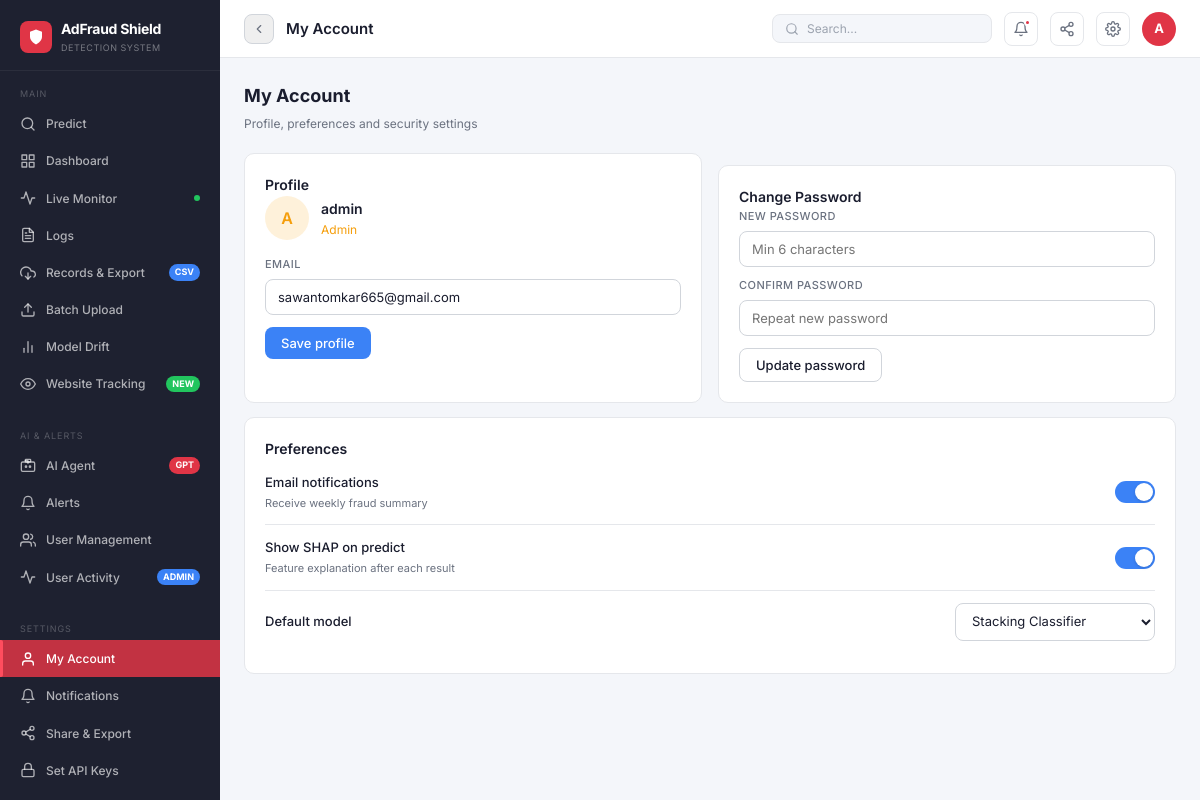
Page /account (signed in) on the committed database.
### app.py (models this page shows, shortened)
class User(UserMixin, db.Model):
    id       = db.Column(db.Integer, primary_key=True)
    username = db.Column(db.String(80), unique=True, nullable=False)
    password = db.Column(db.String(200), nullable=False)
    role     = db.Column(db.String(20), default='user')
    email    = db.Column(db.String(120), default='')
    created  = db.Column(db.String(40), default=lambda: datetime.now().strftime('%Y-%m-%d %H:%M'))

### app.py (the view, shortened to what this page needs)
@app.route('/account', methods=['GET','POST'])
@login_required
def account():
    return render_template('account.html')

### app.py (called while the page is built)
@login_manager.user_loader
def load_user(uid): return User.query.get(int(uid))

### templates/account.html (shortened to what this page needs)
{% extends "base.html" %}
{% block content %}
<div class="page-hdr">
  <div><div class="page-title">My Account</div><div class="page-sub">Profile, preferences and security settings</div></div>
</div>
<div class="two-col">
  <div class="card">
    <div class="card-title">Profile</div>
    <div style="display:flex;align-items:center;gap:12px;margin-bottom:16px;">
      <div style="width:44px;height:44px;border-radius:50%;background:{% if current_user.role=='admin' %}rgba(245,158,11,.15){% else %}rgba(59,130,246,.15){% endif %};display:flex;align-items:center;justify-content:center;font-size:16px;font-weight:600;color:{% if current_user.role=='admin' %}var(--amb){% else %}var(--blue){% endif %};">{{ current_user.username[0]|upper }}</div>
      <div>
        <div style="font-size:14px;font-weight:600;color:var(--ink);">{{ current_user.username }}</div>
        <div style="font-size:12px;color:{% if current_user.role=='admin' %}var(--amb){% else %}var(--ink2){% endif %}">{{ current_user.role|title }}</div>
      </div>
    </div>
    <form method="POST">
      <div class="field"><label>Email</label><input name="email" value="{{ current_user.email or '' }}" placeholder="your@email.com"></div>
      <button type="submit" class="btn btn-blue" style="margin-top:12px;">Save profile</button>
    </form>
  </div>
  <div class="card">
    <div class="card-title">Change Password</div>
    <form method="POST">
      <div class="field"><label>New password</label><input name="new_password" type="password" placeholder="Min 6 characters"></div>
      <div class="field" style="margin-top:10px;"><label>Confirm password</label><input type="password" placeholder="Repeat new password"></div>
      <button type="submit" class="btn btn-outline" style="margin-top:12px;">Update password</button>
    </form>
  </div>
</div>
<div class="card" style="margin-top:14px;">
  <div class="card-title">Preferences</div>
  <div style="display:flex;flex-direction:column;gap:0;">
    <div style="display:flex;align-items:center;justify-content:space-between;padding:12px 0;border-bottom:1px solid var(--bdr);">
      <div><div style="font-size:13px;font-weight:500;color:var(--ink);">Email notifications</div><div style="font-size:11px;color:var(--ink2);margin-top:2px;">Receive weekly fraud summary</div></div>
      <div class="pref-toggle on" id="tog1" onclick="togglePref(this)"><div class="pref-thumb"></div></div>
    </div>
    <div style="display:flex;align-items:center;justify-content:space-between;padding:12px 0;border-bottom:1px solid var(--bdr);">
      <div><div style="font-size:13px;font-weight:500;color:var(--ink);">Show SHAP on predict</div><div style="font-size:11px;color:var(--ink2);margin-top:2px;">Feature explanation after each result</div></div>
      <div class="pref-toggle on" id="tog2" onclick="togglePref(this)"><div class="pref-thumb"></div></div>
    </div>
    <div style="display:flex;align-items:center;justify-content:space-between;padding:12px 0;">
      <div><div style="font-size:13px;font-weight:500;color:var(--ink);">Default model</div></div>
      <div class="field" style="width:200px;margin:0;"><select><option>Stacking Classifier</option><option>LightGBM</option><option>XGBoost</option></select></div>
    </div>
  </div>
</div>
{% endblock %}

### templates/base.html (shortened to what this page needs)
<!DOCTYPE html>
<html lang="en">
<head>
</head>
<body>
<aside class="sidebar">
  <div class="sb-brand">
    <div class="sb-logo">
      <div class="sb-logo-icon">
        <svg viewBox="0 0 24 24"><path d="M12 22s8-4 8-10V5l-8-3-8 3v7c0 6 8 10 8 10z"/></svg>
      </div>
      <div>
        <div class="sb-logo-text">AdFraud Shield</div>
        <div class="sb-logo-sub">Detection System</div>
      </div>
    </div>
  </div>
  <div class="sb-section">
    <div class="sb-section-label">Main</div>
    <a href="/" class="sb-item {% if request.path=='/' %}active{% endif %}">
      <svg viewBox="0 0 24 24"><circle cx="11" cy="11" r="8"/><path d="m21 21-4.35-4.35"/></svg>
      Predict
    </a>
    <a href="/dashboard" class="sb-item {% if request.path=='/dashboard' %}active{% endif %}">
      <svg viewBox="0 0 24 24"><rect x="3" y="3" width="7" height="7"/><rect x="14" y="3" width="7" height="7"/><rect x="14" y="14" width="7" height="7"/><rect x="3" y="14" width="7" height="7"/></svg>
      Dashboard
    </a>
    <a href="/realtime" class="sb-item {% if request.path=='/realtime' %}active{% endif %}">
      <svg viewBox="0 0 24 24"><polyline points="22 12 18 12 15 21 9 3 6 12 2 12"/></svg>
      Live Monitor
      <div class="sb-live"><div class="sb-dot"></div></div>
    </a>
    <a href="/logs" class="sb-item {% if request.path=='/logs' %}active{% endif %}">
      <svg viewBox="0 0 24 24"><path d="M14 2H6a2 2 0 0 0-2 2v16a2 2 0 0 0 2 2h12a2 2 0 0 0 2-2V8z"/><polyline points="14 2 14 8 20 8"/><line x1="16" y1="13" x2="8" y2="13"/><line x1="16" y1="17" x2="8" y2="17"/><polyline points="10 9 9 9 8 9"/></svg>
      Logs
    </a>
    <a href="/records" class="sb-item {% if request.path=='/records' %}active{% endif %}">
      <svg viewBox="0 0 24 24"><polyline points="8 17 12 21 16 17"/><line x1="12" y1="12" x2="12" y2="21"/><path d="M20.88 18.09A5 5 0 0 0 18 9h-1.26A8 8 0 1 0 3 16.29"/></svg>
      Records &amp; Export
      <span class="sb-badge sb-badge-blue">CSV</span>
    </a>
    <a href="/batch" class="sb-item {% if request.path=='/batch' %}active{% endif %}">
      <svg viewBox="0 0 24 24"><path d="M21 15v4a2 2 0 0 1-2 2H5a2 2 0 0 1-2-2v-4"/><polyline points="17 8 12 3 7 8"/><line x1="12" y1="3" x2="12" y2="15"/></svg>
      Batch Upload
    </a>
    <a href="/drift" class="sb-item {% if request.path=='/drift' %}active{% endif %}">
      <svg viewBox="0 0 24 24"><line x1="18" y1="20" x2="18" y2="10"/><line x1="12" y1="20" x2="12" y2="4"/><line x1="6" y1="20" x2="6" y2="14"/></svg>
      Model Drift
    </a>
    <a href="/tracking" class="sb-item {% if request.path=='/tracking' %}active{% endif %}">
      <svg viewBox="0 0 24 24"><path d="M1 12s4-8 11-8 11 8 11 8-4 8-11 8-11-8-11-8z"/><circle cx="12" cy="12" r="3"/></svg>
      Website Tracking
      <span class="sb-badge sb-badge-grn">NEW</span>
    </a>
  </div>
  <div class="sb-section">
    <div class="sb-section-label">AI &amp; Alerts</div>
    <a href="/agent" class="sb-item {% if request.path=='/agent' %}active{% endif %}">
      <svg viewBox="0 0 24 24"><path d="M12 8V4H8"/><rect x="8" y="2" width="8" height="4" rx="1"/><path d="M4 6h16a2 2 0 0 1 2 2v10a2 2 0 0 1-2 2H4a2 2 0 0 1-2-2V8a2 2 0 0 1 2-2z"/><circle cx="9" cy="13" r="1"/><circle cx="15" cy="13" r="1"/></svg>
      AI Agent
      <span class="sb-badge sb-badge-red">GPT</span>
    </a>
    {% if current_user.role == 'admin' %}
    <a href="/alerts" class="sb-item {% if request.path=='/alerts' %}active{% endif %}">
      <svg viewBox="0 0 24 24"><path d="M18 8A6 6 0 0 0 6 8c0 7-3 9-3 9h18s-3-2-3-9"/><path d="M13.73 21a2 2 0 0 1-3.46 0"/></svg>
      Alerts
    </a>
    <a href="/admin/users" class="sb-item {% if request.path=='/admin/users' %}active{% endif %}">
      <svg viewBox="0 0 24 24"><path d="M17 21v-2a4 4 0 0 0-4-4H5a4 4 0 0 0-4 4v2"/><circle cx="9" cy="7" r="4"/><path d="M23 21v-2a4 4 0 0 0-3-3.87"/><path d="M16 3.13a4 4 0 0 1 0 7.75"/></svg>
      User Management
    </a>
    <a href="/admin/activity" class="sb-item {% if request.path=='/admin/activity' %}active{% endif %}">
      <svg viewBox="0 0 24 24"><polyline points="22 12 18 12 15 21 9 3 6 12 2 12"/></svg>
      User Activity
      <span class="sb-badge sb-badge-blue">ADMIN</span>
    </a>
    {% endif %}
  </div>
  <div class="sb-section">
    <div class="sb-section-label">Settings</div>
    <a href="/account" class="sb-item {% if request.path=='/account' %}active{% endif %}">
      <svg viewBox="0 0 24 24"><path d="M20 21v-2a4 4 0 0 0-4-4H8a4 4 0 0 0-4 4v2"/><circle cx="12" cy="7" r="4"/></svg>
      My Account
    </a>
    <a href="/notifications" class="sb-item {% if request.path=='/notifications' %}active{% endif %}">
      <svg viewBox="0 0 24 24"><path d="M18 8A6 6 0 0 0 6 8c0 7-3 9-3 9h18s-3-2-3-9"/><path d="M13.73 21a2 2 0 0 1-3.46 0"/></svg>
      Notifications
    </a>
    <a href="/share" class="sb-item {% if request.path=='/share' %}active{% endif %}">
      <svg viewBox="0 0 24 24"><circle cx="18" cy="5" r="3"/><circle cx="6" cy="12" r="3"/><circle cx="18" cy="19" r="3"/><line x1="8.59" y1="13.51" x2="15.42" y2="17.49"/><line x1="15.41" y1="6.51" x2="8.59" y2="10.49"/></svg>
      Share &amp; Export
    </a>
    {% if current_user.role == 'admin' %}
    <a href="/set_keys" class="sb-item {% if request.path=='/set_keys' %}active{% endif %}">
      <svg viewBox="0 0 24 24"><rect x="3" y="11" width="18" height="11" rx="2" ry="2"/><path d="M7 11V7a5 5 0 0 1 10 0v4"/></svg>
      Set API Keys
    </a>
    {% endif %}
    <a href="/apidocs" target="_blank" class="sb-item">
    </a>
  </div>
</aside>
<div class="main">
  <div class="topbar">
    <button class="tb-back" onclick="history.back()" title="Go back">
      <svg viewBox="0 0 24 24"><polyline points="15 18 9 12 15 6"/></svg>
    </button>
    <div class="tb-breadcrumb">
      <span class="tb-page" id="page-title">AdFraud Shield</span>
    </div>
    <div class="tb-search">
      <svg viewBox="0 0 24 24"><circle cx="11" cy="11" r="8"/><path d="m21 21-4.35-4.35"/></svg>
      <input type="text" placeholder="Search..." id="global-search">
    </div>
    <a href="/notifications" class="tb-icon-btn" title="Notifications">
      <svg viewBox="0 0 24 24"><path d="M18 8A6 6 0 0 0 6 8c0 7-3 9-3 9h18s-3-2-3-9"/><path d="M13.73 21a2 2 0 0 1-3.46 0"/></svg>
      <div class="tb-notif-dot"></div>
    </a>
    <a href="/share" class="tb-icon-btn" title="Share / Export">
      <svg viewBox="0 0 24 24"><circle cx="18" cy="5" r="3"/><circle cx="6" cy="12" r="3"/><circle cx="18" cy="19" r="3"/><line x1="8.59" y1="13.51" x2="15.42" y2="17.49"/><line x1="15.41" y1="6.51" x2="8.59" y2="10.49"/></svg>
    </a>
    <a href="/account" class="tb-icon-btn" title="Settings">
    </a>
    <div class="tb-avatar" title="{{ current_user.username }}">{{ current_user.username[0]|upper }}</div>
  </div>
  <div class="content">
    {% block content %}{% endblock %}
  </div>
</div>
</body>
</html>

### templates/account.html (style rules this page uses)
.pref-toggle { width:40px;height:22px;border-radius:11px;background:var(--bdr2);cursor:pointer;position:relative;transition:background .2s;flex-shrink:0; }
.pref-toggle.on { background:var(--blue); }
.pref-thumb { width:18px;height:18px;border-radius:50%;background:#fff;position:absolute;top:2px;left:2px;transition:left .2s;box-shadow:0 1px 3px rgba(0,0,0,.15); }
.pref-toggle.on .pref-thumb { left:20px; }

### rows in the picture
User: username "A", username "admin", role "Admin", email "sawantomkar665@gmail.com"
